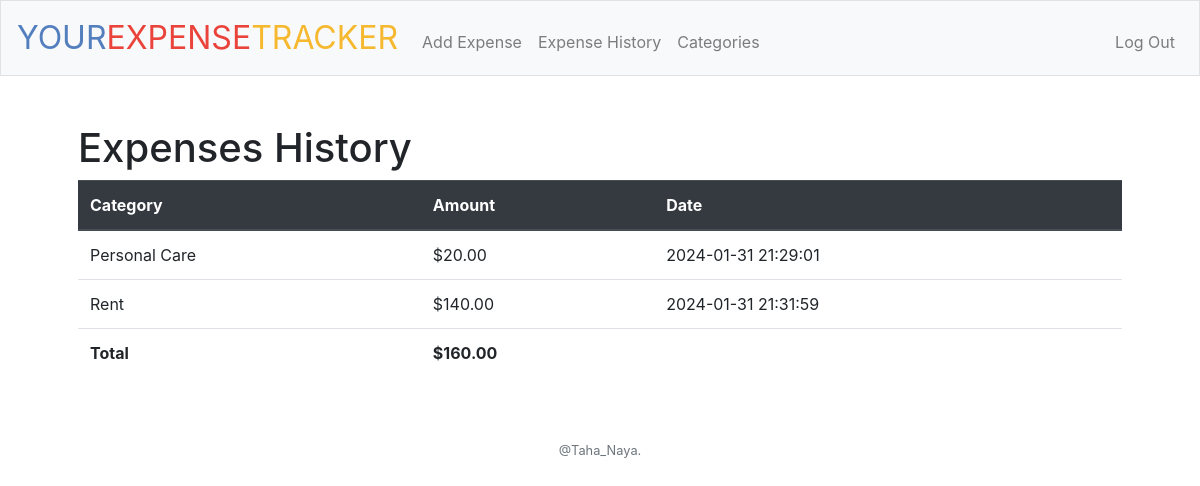
Screenshot of /expense_history (signed in) with the database file from the repository.
### tables this page shows
CREATE TABLE expenses (
    id INTEGER PRIMARY KEY AUTOINCREMENT,
    user_id INTEGER NOT NULL,
    category TEXT NOT NULL,
    amount REAL NOT NULL,
    timestamp TIMESTAMP DEFAULT CURRENT_TIMESTAMP,
    FOREIGN KEY (user_id) REFERENCES users(id)
);

### app.py (the view)
@app.route("/expense_history")
@login_required
def expenses_history():
    user_id = session["user_id"]
    try:
        expenses = db.execute("SELECT * FROM expenses WHERE user_id = ?", user_id)
        total_amount = db.execute("SELECT SUM(amount) AS total FROM expenses WHERE user_id = ?", user_id)[0]["total"]
        return render_template("expense_history.html", expenses=expenses, total_amount=total_amount, usd=usd)
    except Exception as e:
        return apology(f"An error occurred: {str(e)}")

### app.py (called while the page is built)
@app.after_request
def after_request(response):
    response.headers["Cache-Control"] = "no-cache, no-store, must-revalidate"
    response.headers["Expires"] = 0
    response.headers["Pragma"] = "no-cache"
    return response

### helpers.py (called while the page is built)
def login_required(f):
    @wraps(f)
    def decorated_function(*args, **kwargs):
        if session.get("user_id") is None:
            return redirect("/login")
        return f(*args, **kwargs)
    return decorated_function

def usd(value):
    return f"${value:,.2f}"

### templates/expense_history.html (shortened to what this page needs)
{% extends "layout.html" %}
{% block main %}
    <h1>Expenses History</h1>
    {% if expenses %}
        <table class="table">
            <thead class="thead-dark">
                <tr>
                    <th>Category</th>
                    <th>Amount</th>
                    <th>Date</th>
                </tr>
            </thead>
            <tbody>
                {% for expense in expenses %}
                    <tr>
                        <td>{{ expense['category'] }}</td>
                        <td>{{ usd(expense['amount']) }}</td>
                        <td>{{ expense['timestamp'] }}</td>
                    </tr>
                {% endfor %}
                <tr>
                    <td><strong>Total</strong></td>
                    <td><strong>{{ usd(total_amount) }}</strong></td>
                    <td></td>
                </tr>
            </tbody>
        </table>
    {% else %}
        <p>No expenses recorded.</p>
    {% endif %}
{% endblock %}

### rows the page displays
expenses: category "Personal Care", amount "$20.00", timestamp "2024-01-31 21:29:01"
expenses: category "Rent", amount "$140.00", timestamp "2024-01-31 21:31:59"

### other values shown
{{ usd(total_amount) }} "$160.00"
